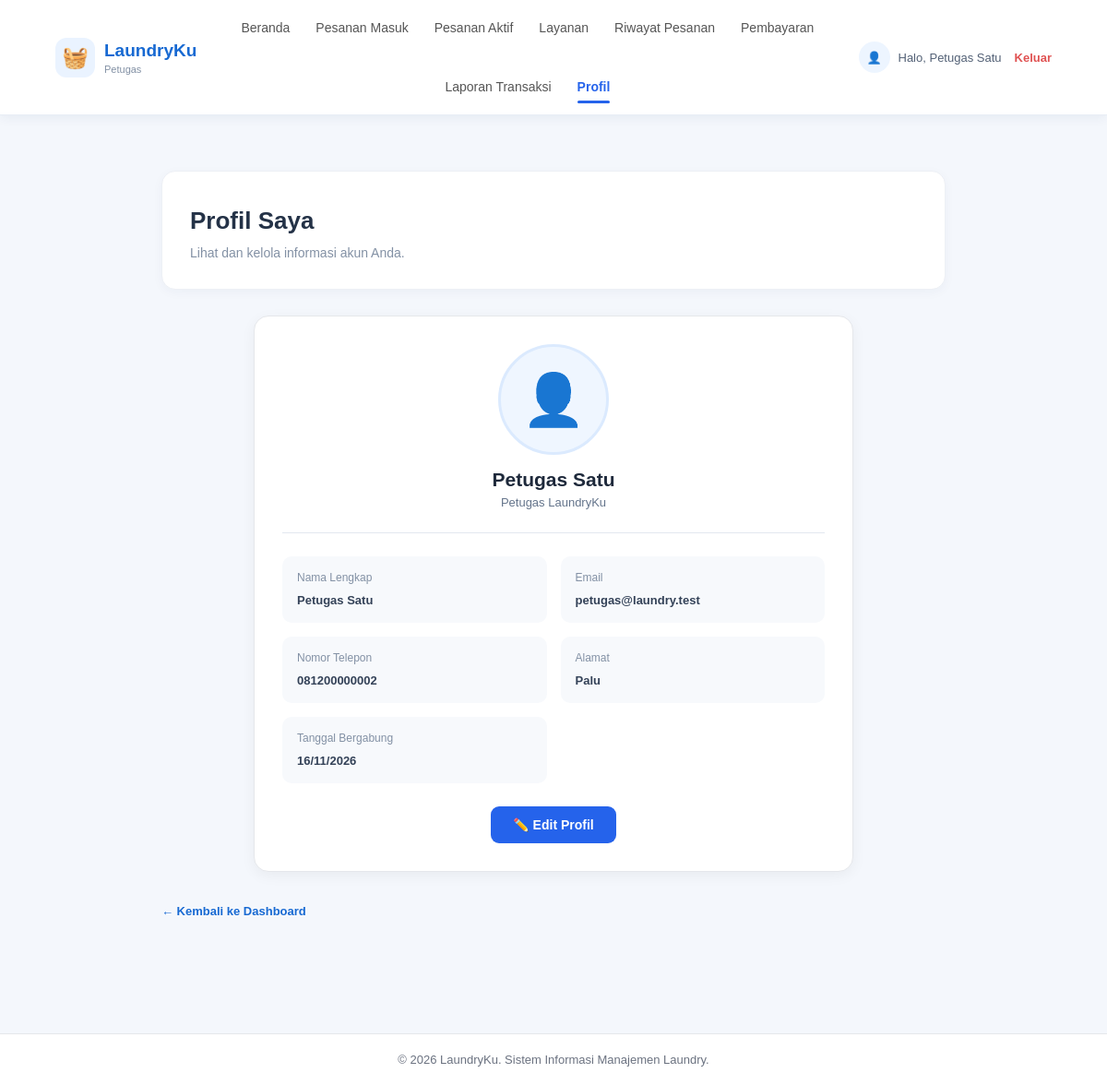
The app's page /petugas/profil.php (signed in) with its own data.
### tables this page shows
CREATE TABLE tb_pengguna (
  id_pengguna INT(11) AUTO_INCREMENT PRIMARY KEY,
  nama VARCHAR(100) NOT NULL,
  email VARCHAR(100) NOT NULL UNIQUE,
  password VARCHAR(255) NOT NULL,
  no_telepon VARCHAR(15),
  alamat TEXT,
  role ENUM('pelanggan','petugas','admin') NOT NULL DEFAULT 'pelanggan',
  id_laundry INT(11) NULL COMMENT 'khusus petugas: laundry tempat bertugas',
  foto_profil VARCHAR(255) NULL,
  created_at DATETIME DEFAULT CURRENT_TIMESTAMP
);

### config/koneksi.php (called while the page is built, shortened)
<?php
function e($s) { return htmlspecialchars((string)$s, ENT_QUOTES, 'UTF-8'); }

### petugas/profil.php (the view, shortened to what this page needs)
<?php
require_once __DIR__ . '/../config/auth.php';
$idpt = (int)$_SESSION['id_pengguna'];
$q = mysqli_prepare($conn, '
    SELECT nama, email, no_telepon, alamat, created_at, foto_profil
    FROM tb_pengguna
    WHERE id_pengguna = ?
');
mysqli_stmt_bind_param($q, 'i', $idpt);
mysqli_stmt_execute($q);
$profil = mysqli_fetch_assoc(mysqli_stmt_get_result($q));
$mode_edit = isset($_GET['edit']) && $_GET['edit'] === '1';
require __DIR__ . '/_header.php';
?>
<section class="profile-page">
    <div class="page-heading">
        <div>
            <h1>Profil Saya</h1>
            <p>Lihat dan kelola informasi akun Anda.</p>
        </div>
    </div>
    <?php if (!$mode_edit): ?>
        <div class="profile-card profile-view">
            <div class="profile-photo">
                <?php if (!empty($profil['foto_profil'])): ?>
                    <img
                        src="<?= BASE_URL ?>/petugas/<?= e($profil['foto_profil']) ?>"
                        alt="Foto profil"
                    >
                <?php else: ?>
                    <span>👤</span>
                <?php endif; ?>
            </div>
            <h2><?= e($profil['nama']) ?></h2>
            <p class="profile-role">Petugas LaundryKu</p>
            <div class="profile-divider"></div>
            <div class="profile-info">
                <div class="profile-info-item">
                    <span>Nama Lengkap</span>
                    <strong><?= e($profil['nama']) ?></strong>
                </div>
                <div class="profile-info-item">
                    <span>Email</span>
                    <strong><?= e($profil['email']) ?></strong>
                </div>
                <div class="profile-info-item">
                    <span>Nomor Telepon</span>
                    <strong><?= e($profil['no_telepon'] ?: '-') ?></strong>
                </div>
                <div class="profile-info-item">
                    <span>Alamat</span>
                    <strong><?= nl2br(e($profil['alamat'] ?: '-')) ?></strong>
                </div>
                <div class="profile-info-item">
                    <span>Tanggal Bergabung</span>
                    <strong>
                        <?= $profil['created_at']
                            ? e(date('d/m/Y', strtotime($profil['created_at'])))
                            : '-' ?>
                    </strong>
                </div>
            </div>
            <a href="profil.php?edit=1" class="profile-edit-btn">
                ✏️ Edit Profil
            </a>
        </div>
    <?php endif; ?>
    <a href="dashboard.php" class="detail-back">
        ← Kembali ke Dashboard
    </a>
</section>
<?php require __DIR__ . '/_footer.php'; ?>

### records on screen
tb_pengguna: nama "Petugas Satu", email "petugas@laundry.test", no_telepon "081200000002", alamat "Palu", created_at "16/11/2026"

### other values on screen
$_SESSION['nama'] "Petugas Satu"
